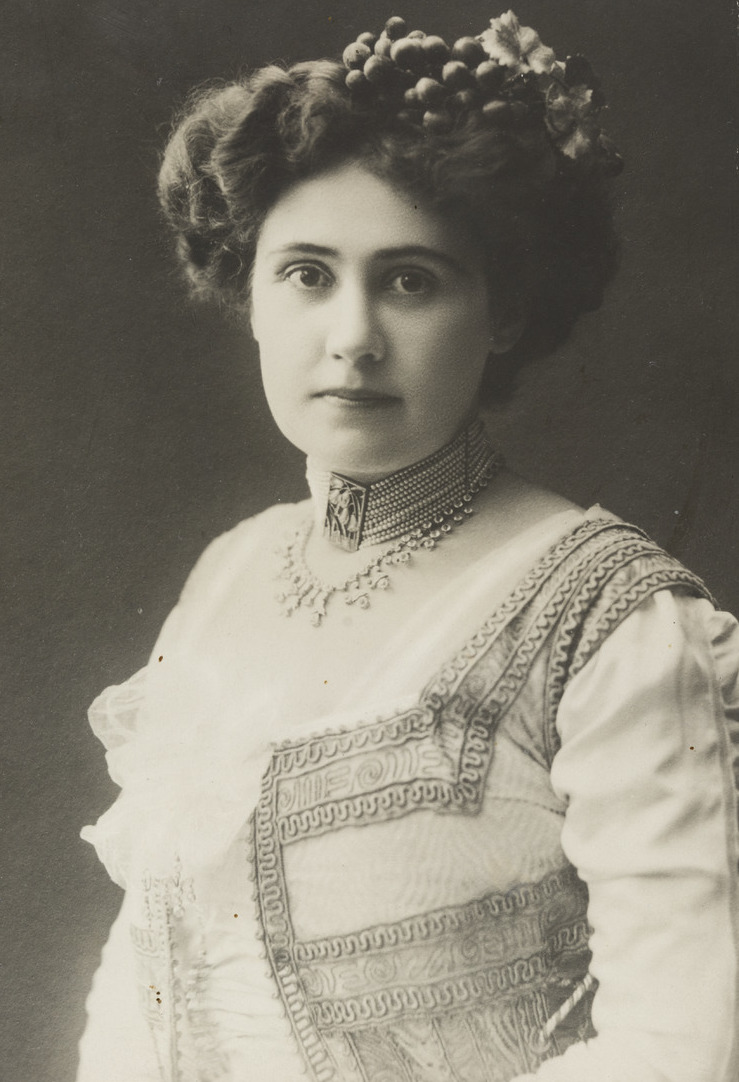
#> input picture samples/116847717.jpg, 739 x 1082 px
$ python -i stub_pipeline.py   (imports and definitions only)
#> lines starting #> are read from the running program, lines starting #| are printed output that depends on the picture; after the words box and inside, x2 and y2 are one past the last pixel; in counts of white or black regions, pixels touching at a corner belong together
"""A FAKE restore() for building and testing the website without the real models.

Run the API with CV_PIPELINE=stub to use it. It returns the same keys as
backend/pipeline/restore.py, with made-up but plausible content:
  - damage = the <name>_mask.png next to the image if there is one, otherwise
    very bright or very dark specks
  - each "seed" fills the damage with a blur plus its own noise
  - label = inferred where the seeds agree, invented where they don't
Never use its output in the demo or the write-up.
"""
from __future__ import annotations

import json
import os
import time
from pathlib import Path

import numpy as np
from PIL import Image, ImageFilter
from scipy import ndimage

SEEDS = (11, 12, 13, 14)


def _find_mask(path: Path, gray: np.ndarray) -> tuple[np.ndarray, str]:
    mask_file = path.with_name(path.stem + "_mask.png")
    if mask_file.exists():
        m = np.asarray(Image.open(mask_file).convert("L").resize(gray.shape[::-1], Image.NEAREST))
        return m > 127, "provided mask file"
    blur = ndimage.uniform_filter(gray.astype(float), 15)
    return ndimage.binary_opening(np.abs(gray - blur) > 60, iterations=1), "stub-segmenter"


def restore(path, seeds=SEEDS, steps=20, fidelity=0.5, strict_faces=True, face_stage=True):
#> called with path = '../../samples/116847717.jpg', seeds = (11, 12, 13, 14), steps = 20, fidelity = 0.5, strict_faces = True, face_stage = True
    p = Path(path)
    img = np.asarray(Image.open(p).convert("RGB"))
#> img is the input picture: shape (1082, 739, 3); mean R, G, B 133.3, 128.7, 116.6
    gray = img.mean(axis=2)
    damage, mask_source = _find_mask(p, gray)
#> in _find_mask, `blur = ndimage.uniform_filter(gray.astype(float), 15)`:
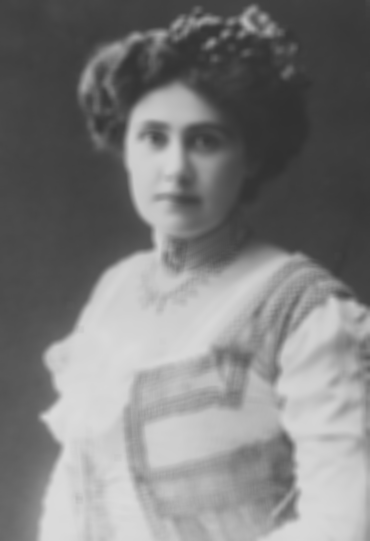
#> blur: shape (1082, 739) float64 (shown at 1/2 size); min 49.02, max 219.8, mean 126.2
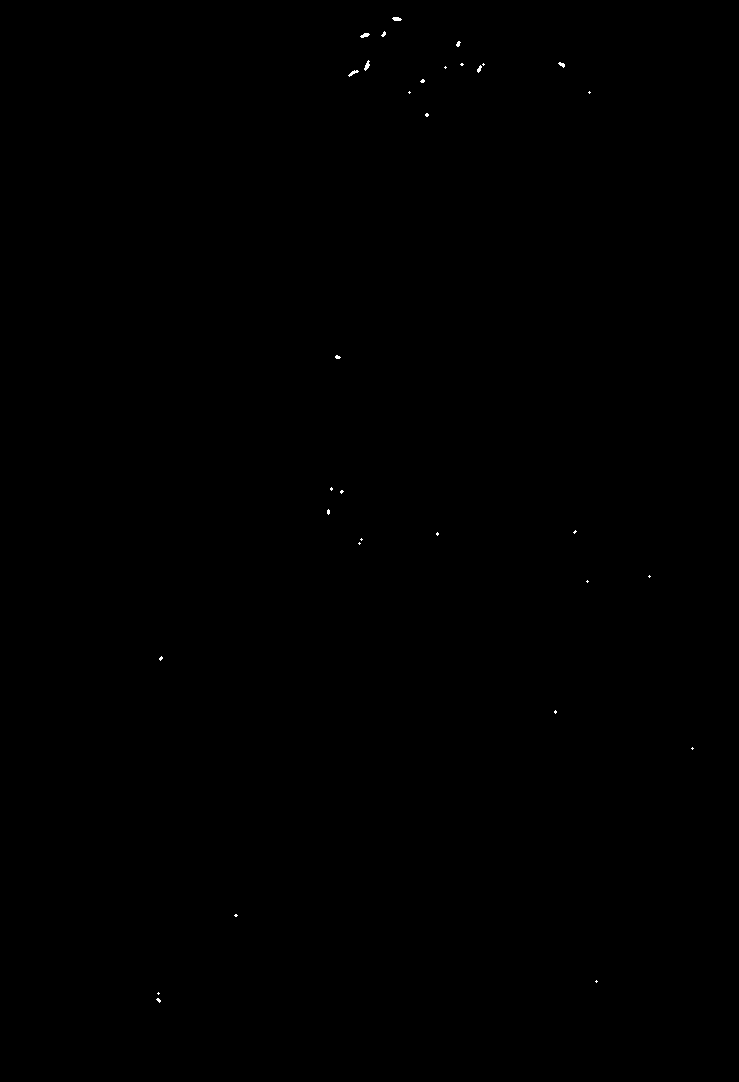
#> damage: shape (1082, 739) bool; 0.05% white in thin lines or dots, all inside (x1, y1, x2, y2) = (156, 17, 694, 1003)
#> mask_source = 'stub-segmenter'
    used = ndimage.binary_dilation(damage, iterations=2)
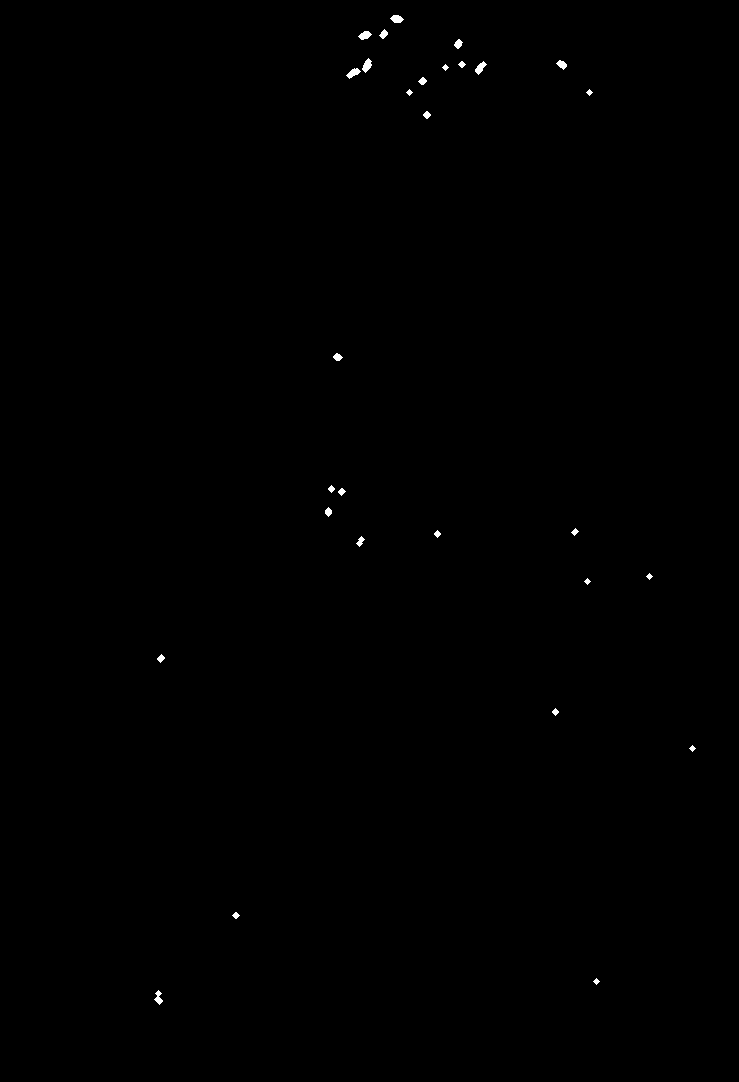
#> used: shape (1082, 739) bool; 0.16% white; 29 white regions, largest, box (x1, y1, x2, y2) and area: (362, 58, 372, 73) 86, (346, 68, 361, 79) 83, (475, 61, 487, 75) 80

    fill = np.asarray(Image.fromarray(img).filter(ImageFilter.GaussianBlur(9))).astype(np.float32)
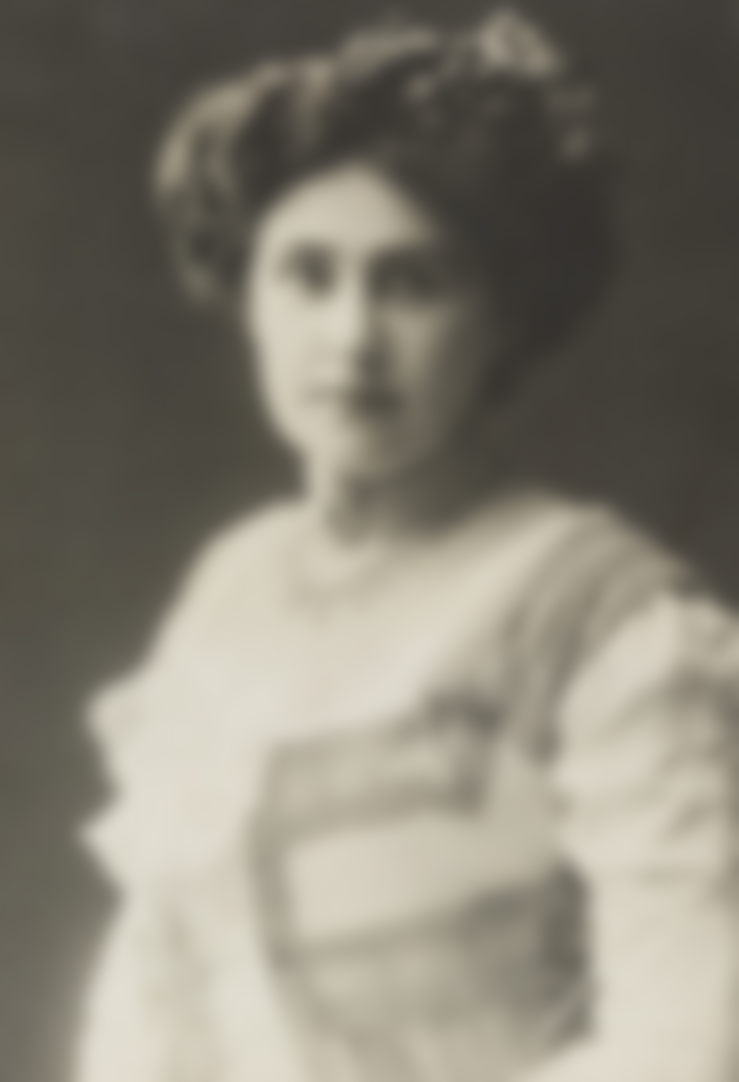
#> fill: shape (1082, 739, 3) float32; mean R, G, B 133.3, 128.7, 116.6
    depth = ndimage.distance_transform_edt(used)
    pre = []
    for s in seeds:
        rng = np.random.default_rng(s)
        noise = ndimage.gaussian_filter(rng.normal(0, 40, gray.shape), 3)[..., None]
        wobble = np.clip(depth / 10, 0, 1)[..., None]  # deeper inside the damage = more disagreement
        o = img.astype(np.float32).copy()
        cand = np.clip(fill + noise * wobble, 0, 255)
        o[used] = cand[used]
        pre.append(o.astype(np.uint8))
#> after the loop, pre = 4 items

    # "face restoration": pull the face area slightly towards the original by fidelity
    outs = [o.copy() for o in pre]
#> outs = 4 items
    sigma = np.std(np.stack(pre).astype(np.float32), axis=0).mean(axis=2)
    k = int(np.argmin([np.abs(o.astype(float) - np.mean(pre, axis=0)).mean() for o in pre]))
#> k = 3
    out = outs[k]
    label = np.zeros(gray.shape, dtype=np.uint8)
    label[used] = 1
    label[used & (sigma > 1.5 + 2 * fidelity)] = 2

    faces_file = p.with_name(p.stem + "_faces.json")
    boxes = []
    if faces_file.exists():
        data = json.loads(faces_file.read_text())
        boxes = [f["bbox"] for f in (data.get("faces", data) if isinstance(data, dict) else data)]
    face_regions = []
    for j, (x0, y0, x1, y1) in enumerate(boxes, start=1):
        box = label[y0:y1, x0:x1]
        changed = int((box > 0).sum())
        face_regions.append({"id": f"face{j}", "bbox": [x0, y0, x1, y1],
                             "invented_fraction": round(int((box == 2).sum()) / max(changed, 1), 3)})

    comp, n = ndimage.label(used)
#> comp: shape (1082, 739) int32; 30 distinct labels, from 0 to 29
#> n = 29
    regions = []
    for i, sl in enumerate(ndimage.find_objects(comp), start=1):
        part = comp[sl] == i
        regions.append({"id": i, "bbox": [sl[1].start, sl[0].start, sl[1].stop, sl[0].stop],
                        "confidence": round(1 - int((part & (label[sl] == 2)).sum()) / max(int(part.sum()), 1), 3)})
#> this loop made 29 passes
#> after the loop, regions = 29 items

    time.sleep(float(os.environ.get("CV_STUB_SECONDS", "2")))
    total = label.size
    return {
        "sha256": "stub", "original": img, "restored": out, "seed_outputs": outs, "pre_face_outputs": pre,
        "displayed_seed": seeds[k], "damage_mask": damage, "mask_source": mask_source,
        "mask": used, "label": label, "sigma": sigma,
        "pixel_summary": {"observed": float((label == 0).sum() / total),
                          "inferred": float((label == 1).sum() / total),
                          "invented": float((label == 2).sum() / total)},
        "regions": regions, "face_regions": face_regions, "fidelity": fidelity, "scale": 1.0,
        "log": object(),
    }

>>> result = restore('../../samples/116847717.jpg')
#> result = 17 items

$ run again, on samples/117996748.jpg
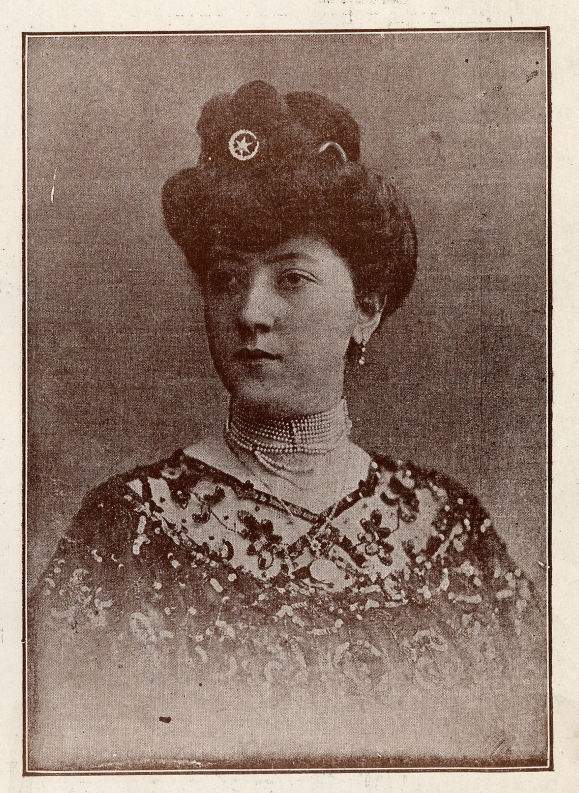
#> input picture samples/117996748.jpg, 1157 x 1586 px (shown at 1/2 size)
#> in restore, img is the input picture: shape (1586, 1157, 3); mean R, G, B 142.9, 121.9, 110.1
#> in restore, `damage, mask_source = _find_mask(p, gray)`:
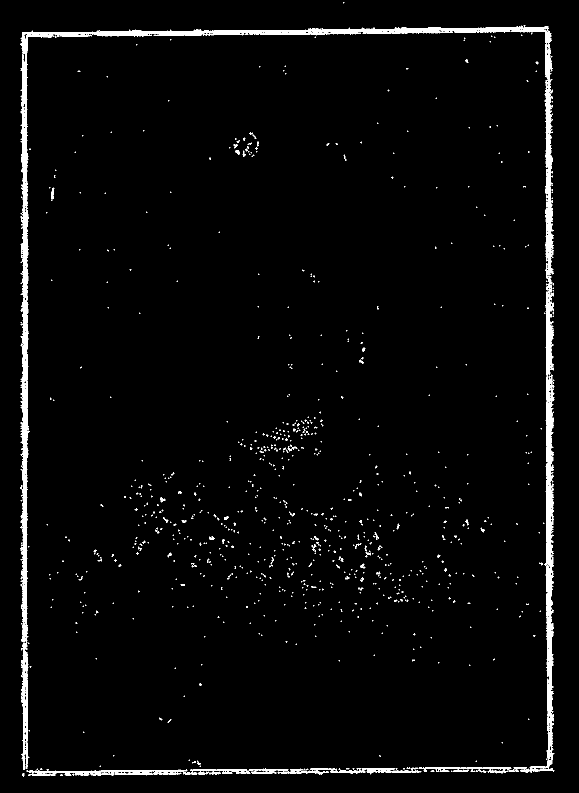
#> damage: shape (1586, 1157) bool (shown at 1/2 size); 2.7% white; 913 white regions (824 under 20 px), largest, box (x1, y1, x2, y2) and area: (41, 51, 1109, 1540) 35673, (53, 1539, 375, 1552) 1845, (837, 1534, 1023, 1547) 937
#> mask_source = 'stub-segmenter'
#> used: shape (1586, 1157) bool; 5.4% white; 562 white regions, largest, box (x1, y1, x2, y2) and area: (39, 48, 1111, 1554) 72589, (599, 837, 635, 880) 539, (619, 1070, 644, 1110) 433
#> after the loop in restore, `for s in seeds:`: pre = 4 items
#> k = 1
#> comp: shape (1586, 1157) int32; 603 distinct labels, from 0 to 602
#> n = 602
#> the loop in restore, `for i, sl in enumerate(ndimage.find_objects(comp), start=1):` made 602 passes
#> pass 2, in restore, `part = comp[sl] == i`:
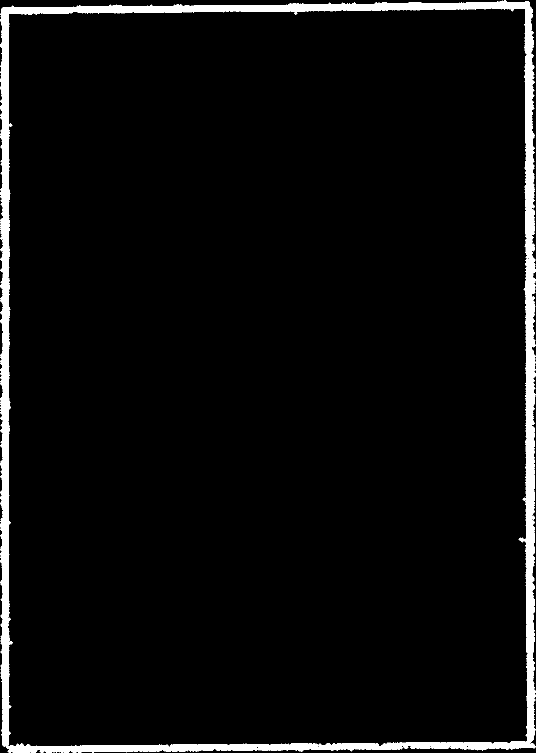
#> part: shape (1506, 1072) bool (shown at 1/2 size); 4.5% white; 1 white region, box (x1, y1, x2, y2) and area: (0, 0, 1072, 1506) 72589
#> after the loop in restore, `for i, sl in enumerate(ndimage.find_objects(comp), start=1):`: regions = 602 items
#> result = 17 items
